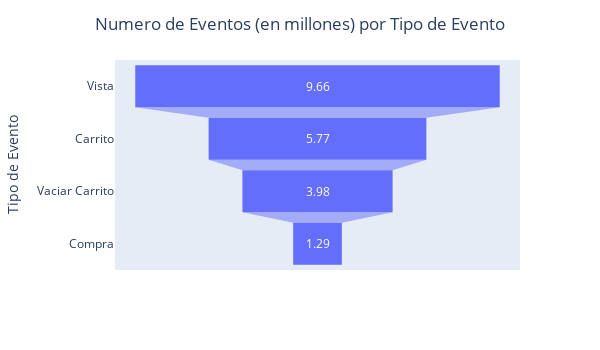

The cell this chart's notebook holds for it:
### Markdown cell above
#### event_type

### Code cell
# TODO: Reduce number of decimals shown
funnel_data = events_df.loc[:,["event_type_view", "event_type_cart", "event_type_remove_from_cart", "event_type_purchase"]].sum().reset_index()
funnel_data.columns = ["event_type", "n_events"]
funnel_data["event_type"] = funnel_data["event_type"].str.split("type_").str[1]

funnel_data["n_events"] = (funnel_data["n_events"] / 1_000_000).round(2)
funnel_data.rename(columns={"event_type":"Tipo de Evento", "n_events": "Cantidad de Eventos"}, inplace=True)
funnel_data.replace({"view":"Vista", "cart":"Carrito", "remove_from_cart":"Vaciar Carrito", "purchase":"Compra"}, inplace=True)

fig = px.funnel(funnel_data, x='Cantidad de Eventos', y='Tipo de Evento')
fig.update_layout(title='Numero de Eventos (en millones) por Tipo de Evento', title_x=0.5, width=600, height=350)
fig.show()

### Figure 1 — Plotly figure (JSON) as saved in the notebook; plotly's stock layout.template omitted (floating-point values rounded to 4 significant figures)
{"data": [{"hovertemplate": "Cantidad de Eventos=%{x}<br>Tipo de Evento=%{y}<extra></extra>", "legendgroup": "", "marker": {"color": "#636efa"}, "name": "", "orientation": "h", "showlegend": false, "type": "funnel", "x": [9.66, 5.77, 3.98, 1.29], "xaxis": "x", "y": ["Vista", "Carrito", "Vaciar Carrito", "Compra"], "yaxis": "y"}], "layout": {"height": 350, "legend": {"tracegroupgap": 0}, "margin": {"t": 60}, "title": {"text": "Numero de Eventos (en millones) por Tipo de Evento", "x": 0.5}, "width": 600, "xaxis": {"anchor": "y", "domain": [0, 1], "title": {"text": "Cantidad de Eventos"}}, "yaxis": {"anchor": "x", "domain": [0, 1], "title": {"text": "Tipo de Evento"}}}}
